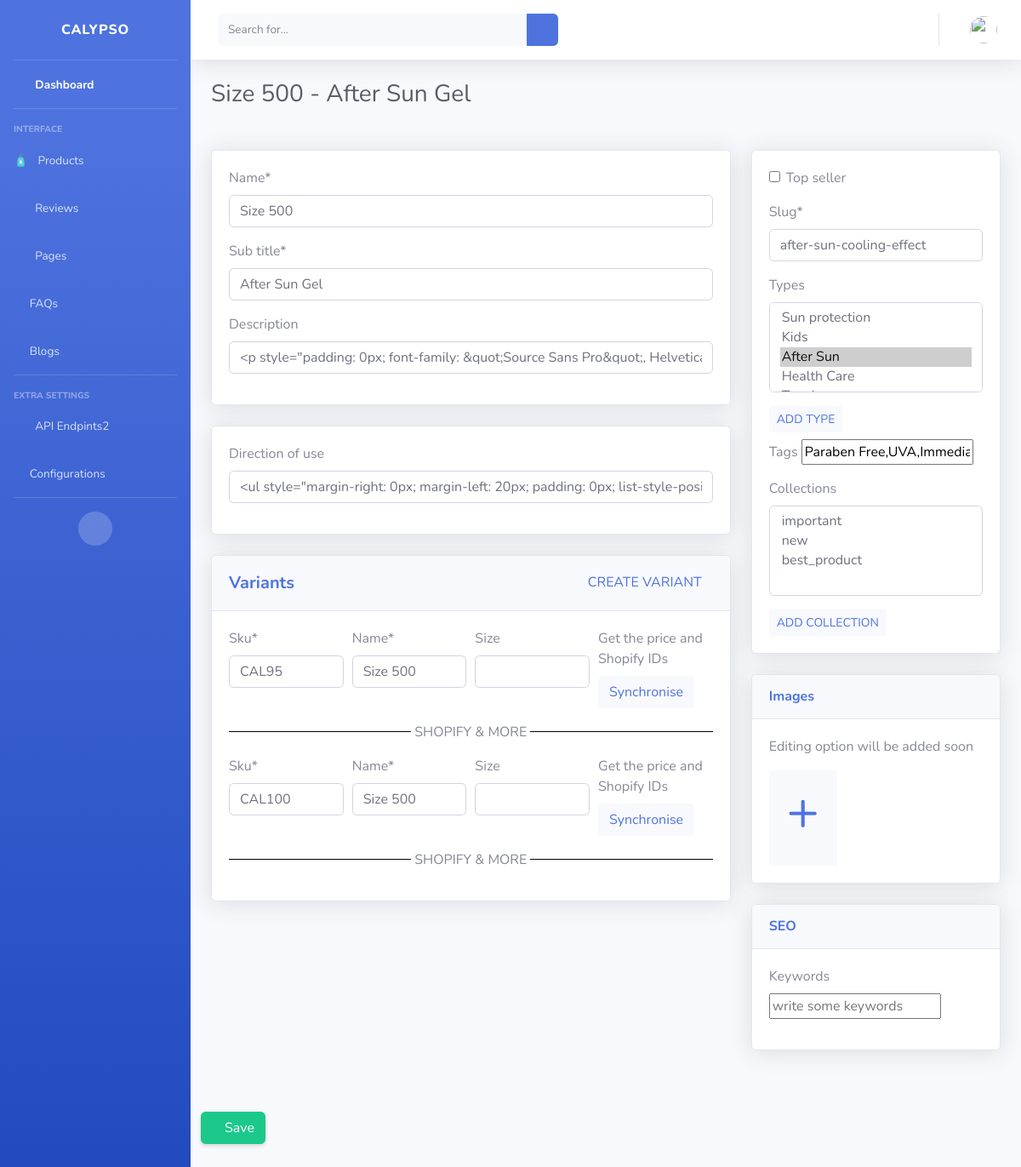
Before: /dashboard/products/after-sun-cooling-effect/ (signed in) with the older database file.
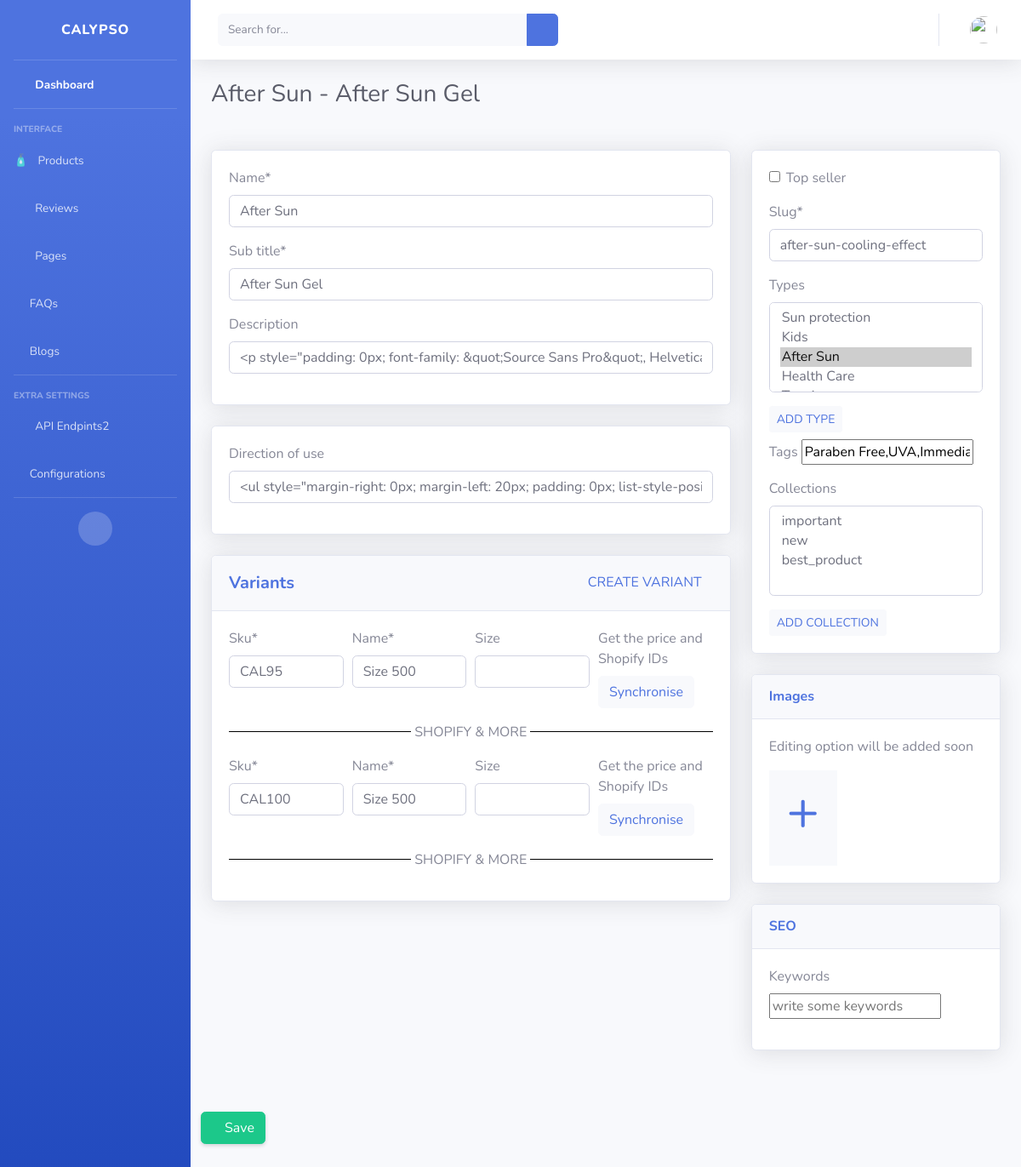
After: the same page with the newer database file.
### product/models.py (models this page shows, shortened)
class Product(models.Model):
    name = models.CharField(_('name'), max_length=300)
    sub_title = models.CharField(_('sub title'), max_length=300)
    slug = models.SlugField(_("slug"), unique=True)
    description = models.TextField(blank=True, null=True)
    direction_of_use = models.TextField(blank=True, null=True)
    tags = models.ManyToManyField("Tag", verbose_name=_("tags"), blank=True)
    keyword = models.ManyToManyField("Keyword", verbose_name=_("keywords"), blank=True)
    types = models.ManyToManyField(
        "ProductType", verbose_name=_("types"), blank=True)
    top_seller = models.BooleanField(default=False)
    @property
    def all_images(self):
        return ProductImage.objects.filter(variant__product=self)

### dashboard/views.py (the view, shortened to what this page needs)
class ProductEdit(StaffRequiredMixin, View):
    def list_of_tags(self, tags):
        tag_string = ""
        for tag in tags:
            tag_string += tag.name
            tag_string += ","
        return tag_string
    def get_object(self):
        product_instance = Product.objects.filter(
            slug=self.kwargs['slug']).first()
        return product_instance
    def get_the_tags(self):
        available_tags = Tag.objects.all()
        available_tags_list = []
        for tag in available_tags:
            available_tags_list.append(tag.name)
        return available_tags_list
    def get_the_keywords(self):
        available_keywords = Keyword.objects.all()
        available_keyword_list = []
        for keyword in available_keywords:
            available_keyword_list.append(keyword.name)
        return available_keyword_list
    def variant_form_list(self):
        product_instance = self.get_object()
        variant_forms = []
        for variant in product_instance.variants.all():
            variant_form = ProductVariantForm(instance=variant)
            variant_forms.append(variant_form)
        return variant_forms
    def get_context_data(self, **kwargs):
        product_instance = self.get_object()
        product_form = ProductForm(
            instance=product_instance)
        if len(self.variant_form_list()) >= 1:
            variant_forms = self.variant_form_list()
        else:
            variant_forms = [ProductVariantForm()]
        available_tags_list = self.get_the_tags()  # Get all the tags
        available_keyword_list = self.get_the_keywords()  # Get all the tags
        tags = self.list_of_tags(
            product_instance.tags.all())  # Get the instance tags
        context = {
            "product_form": product_form,
            "tags": tags,
            "available_tags": available_tags_list,
            "available_keywords": available_keyword_list,
            "variant_forms": variant_forms
        }
        return context
    def get(self, request, *args, **kwargs):
        context = self.get_context_data()
        return render(request, "dashboard/products/product_edit.html", context=context)

### dashboard/forms.py
class ProductForm(forms.ModelForm):
    collections = forms.ModelMultipleChoiceField(
        queryset=Collection.objects.all(), required=False)
    class Meta:
        model = Product
        fields = "__all__"
        exclude = ['tags']
        widgets = {
            'description': SummernoteWidget(),
            'direction_of_use': SummernoteWidget(),
        }

### dashboard/views.py (called while the page is built)
    def test_func(self):
        return self.request.user.is_staff

### product/models.py (called while the page is built)
    def __str__(self):
        return self.name

    def __str__(self):
        return self.name

### templates/dashboard/products/product_edit.html (shortened to what the changed rows need)
{% extends "dashboard/admin-base.html" %}
{% load crispy_forms_tags %}
{% load thumbnail %}
{% block content %}
<link
  rel="stylesheet"
  href="https://cdn.jsdelivr.net/npm/@yaireo/tagify@3.1.0/dist/tagify.css"
/>
<div class="container-fluid">
  <div class="d-sm-flex align-items-center justify-content-between mb-4">
    <h1 class="h3 mb-0 text-gray-800">
      {{product_form.instance.name}} -
      {{product_form.instance.sub_title }}
    </h1>
  </div>
</div>
{% if product_form.errors %}
  {% for field in product_form %}
    {% for error in field.errors %}
    <div class="alert alert-danger">
      <strong>{{ error|escape }}</strong>
    </div>
    {% endfor %}
  {% endfor %}
  {% for error in product_form.non_field_errors %}
    <div class="alert alert-danger">
      <strong>{{ error|escape }}</strong>
    </div>
  {% endfor %}
{% else %}
<form method="post" id="productForm" onsubmit="submitForm()">
  <div class="row p-4">
    <div class="col-8">
      <div class="card shadow mb-4">
        <div class="card-body">
          {{ product_form.name | as_crispy_field }}{{ product_form.name.errors}}
          {{ product_form.sub_title | as_crispy_field }}{{ product_form.sub_title.errors}}
          {{ product_form.description | as_crispy_field }}
        </div>
      </div>
      <div class="card shadow mb-4">
        <div class="card-body">
          {{ product_form.direction_of_use | as_crispy_field }}
        </div>
      </div>
      <div class="card shadow mb-4">
        <div class="card-header">
          <div class="d-flex justify-content-between">
            <h5 class="font-weight-bold text-primary pt-2">Variants</h5>
            <a class="btn btn-light text-primary" onclick="createAnEmptyVariant()">CREATE VARIANT</a>
          </div>
        </div>
        <div class="card-body">
          {% for variant in variant_forms %}
          <section id="variantsParent">
            <div id="variantForm" class="product-variants">
            <div class="form-row">
              <div class="col">
                  {{variant.sku | as_crispy_field}}
              </div>
              <div class="col">
                  {{variant.name | as_crispy_field}}
              </div>
              <div class="col">
                  {{variant.size | as_crispy_field}}
              </div>
              <div class="col">
                <div class="form-group">
                  <label >Get the price and Shopify IDs</label>
                  <a class="btn btn-light text-primary">Synchronise</a>
                </div>
              </div>
            </div>
              <div id="accordion" class="mb-3">
                <div data-toggle="collapse" data-target="#collapse{{variant.instance.pk}}" aria-expanded="true" aria-controls="collapseOne" class="separator link" style="cursor: pointer;">
                 SHOPIFY & MORE
                </div>
              </div>
             </div>
            </section>
          {% endfor %}
        </div>
      </div>
    </div>
    <div class="col-4">
      <div class="card shadow mb-4">
        <div class="card-body">
          {{ product_form.top_seller | as_crispy_field }}
          {{ product_form.slug | as_crispy_field }}
          {{ product_form.types | as_crispy_field }}
          <a href="{% url "dashboard:collection-add" %}" class="btn btn-sm btn-light text-primary mb-2">ADD TYPE</a><br/>
          <label>Tags</label>
          <input
            class="mb-3"
            id="tagholder"
            name="editable_form"
            placeholder="write some tags"
            value="{{ tags }}"
          />
          {{ product_form.collections | as_crispy_field }}
          <a href="{% url "dashboard:collection-add" %}" class="btn btn-sm btn-light text-primary">ADD COLLECTION</a>
        </div>
      </div>
      <div class="card shadow mb-4">
        <div class="card-header py-3">
          <h6 class="m-0 font-weight-bold text-primary">Images</h6>
        </div>
        <div class="card-body">
          <p>Editing option will be added soon</p>
          <div class="d-flex">
              <a style="display:block;width:80px;cursor:pointer;text-decoration:none;" class="bg-light" href="{% url "dashboard:image-create" %}">
                <p style="font-size:4rem;text-align:center;">+</p>
              </a>
          </div>
        </div>
      </div>
      <div class="card shadow mb-4">
        <div class="card-header py-3">
          <h6 class="m-0 font-weight-bold text-primary">SEO</h6>
          </div>
        <div class="card-body">
          <label>Keywords</label>
          <input
            class="mb-3"
            id="keywordholder"
            name="editable_form"
            placeholder="write some keywords"
            value="{{ keywords }}"
          />
        </div>
      </div>
    </div>
  </div>
  <div class="row p-4">
    <div class="row" id="itemRow">
    <div class="col-12">
      <div class="mb-4 float-right">
        <button
          href="#"
          type="submit"
          class="d-none d-sm-inline-block btn btn-success shadow-sm"
        >
          <i class="fas fa-download fa-sm text-white-50"></i>
          Save
        </button>
      </div>
    </div>
  </form>
</div>
{% endif %}
{% endblock %}

Changed rows visible on the page:
changed Product "After Sun Gel": instance.name "Size 500" → "After Sun"; name "Size 500" → "After Sun"
